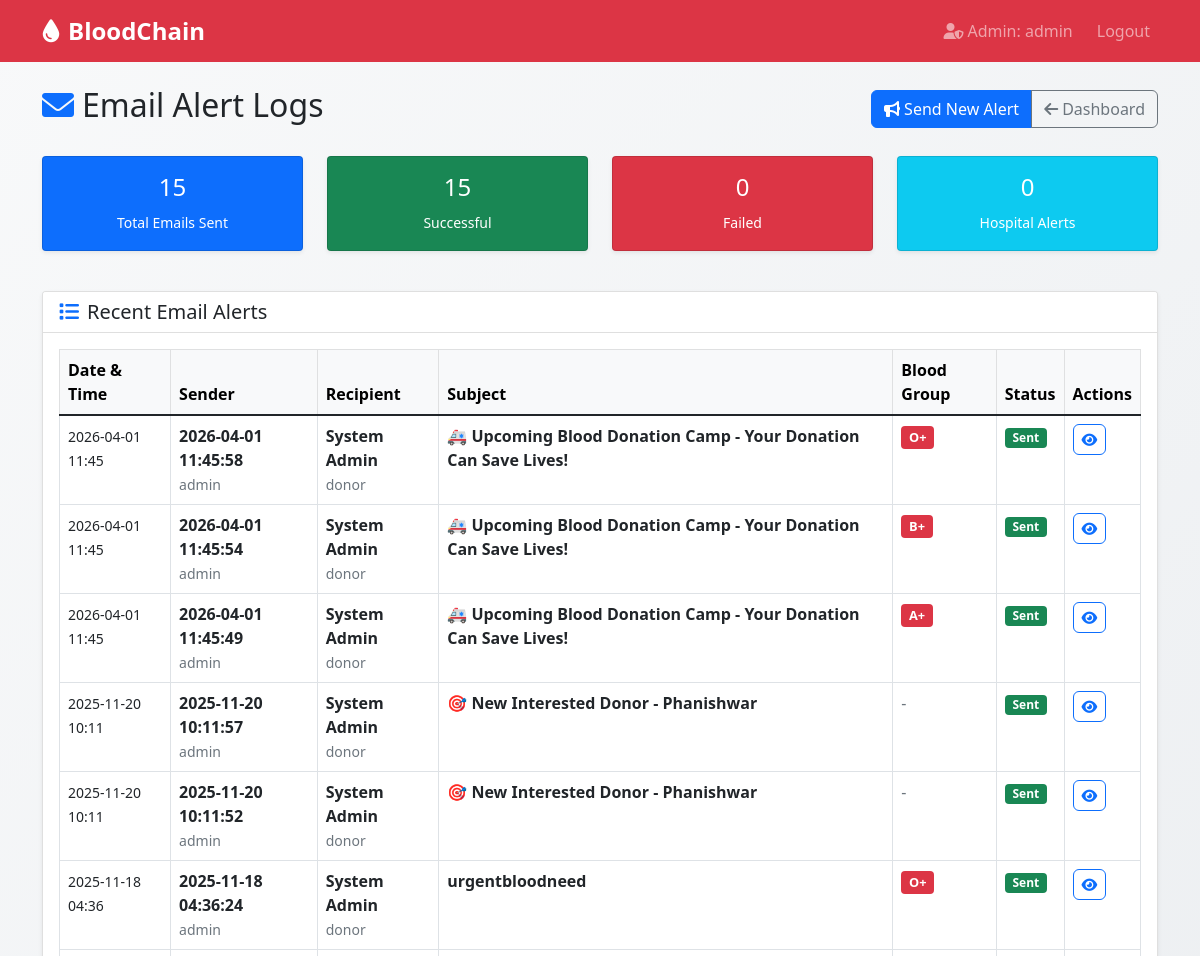
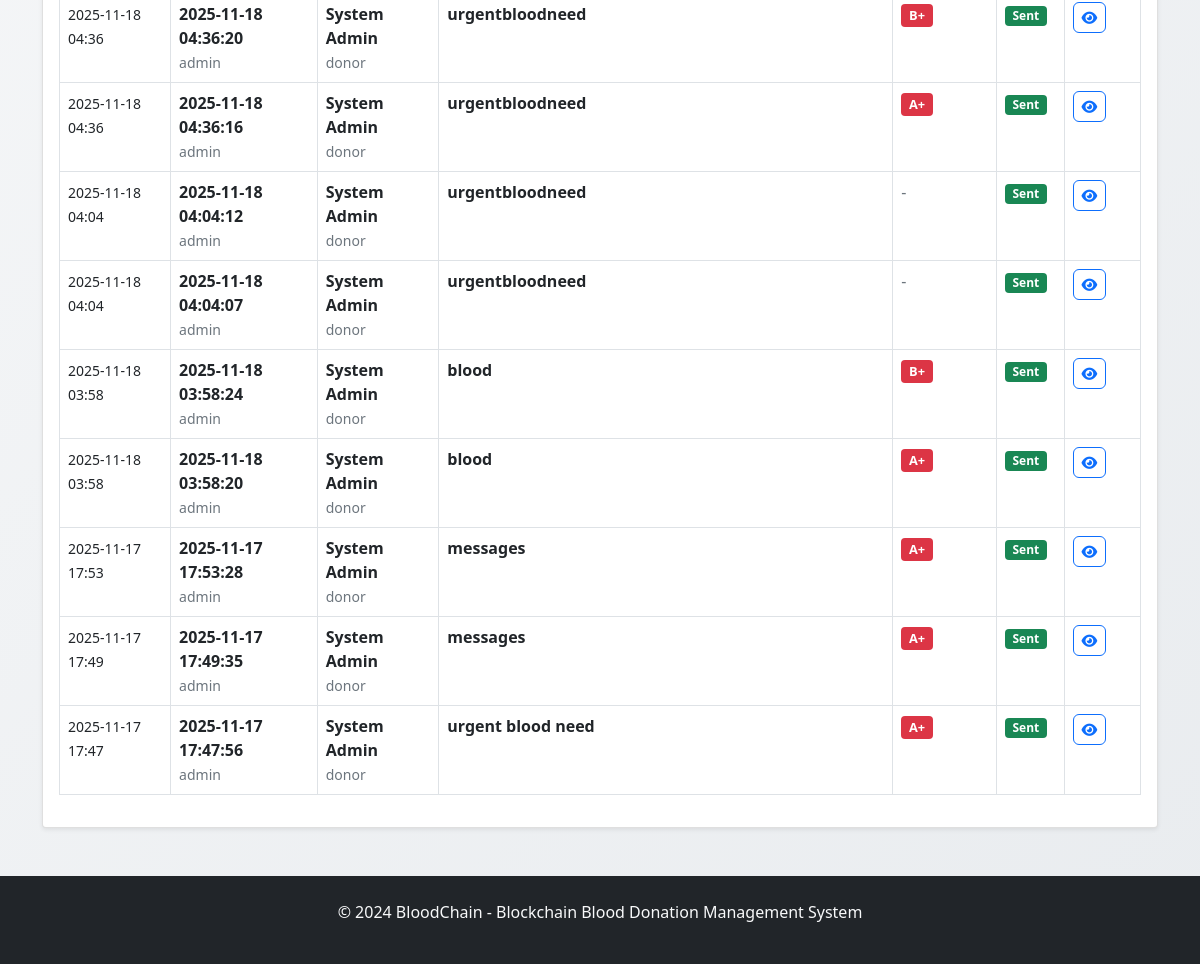
The app's page /admin/email_logs (signed in) with its own data (2 pictures, top to bottom).
### tables this page shows
CREATE TABLE email_alerts (
                id INTEGER PRIMARY KEY AUTOINCREMENT,
                sender_type TEXT NOT NULL CHECK(sender_type IN ('admin', 'hospital', 'system')),
                sender_id INTEGER,
                recipient_type TEXT NOT NULL CHECK(recipient_type IN ('donor', 'blood_bank', 'hospital', 'all')),
                recipient_email TEXT,
                subject TEXT NOT NULL,
                message TEXT NOT NULL,
                blood_group TEXT,
                status TEXT DEFAULT 'Sent' CHECK(status IN ('Sent', 'Failed')),
                created_at TIMESTAMP DEFAULT CURRENT_TIMESTAMP
            );

### app.py (the view)
@app.route('/admin/email_logs')
def admin_email_logs():
    if 'admin_id' not in session:
        flash('Please login as admin first!', 'error')
        return redirect(url_for('admin_login'))
    conn = get_db_connection()
    email_logs = []
    if conn:
        try:
            cursor = conn.cursor()
            cursor.execute("""
                SELECT ea.*,
                        CASE
                            WHEN ea.sender_type = 'admin' THEN 'System Admin'
                            WHEN ea.sender_type = 'hospital' THEN h.name
                            ELSE ea.sender_type
                        END as sender_name,
                        CASE
                            WHEN ea.recipient_type = 'donor' THEN d.name
                            WHEN ea.recipient_type = 'blood_bank' THEN bb.name
                            ELSE ea.recipient_type
                        END as recipient_name
                FROM email_alerts ea
                LEFT JOIN hospital h ON ea.sender_id = h.id AND ea.sender_type = 'hospital'
                LEFT JOIN donor d ON ea.recipient_email = d.email AND ea.recipient_type = 'donor'
                LEFT JOIN blood_banker bb ON ea.recipient_email = bb.email AND ea.recipient_type = 'blood_bank'
                ORDER BY ea.created_at DESC
                LIMIT 100
            """)
            logs = cursor.fetchall()
            for log in logs:
                email_logs.append({
                    'id': log[0],
                    'sender_type': log[1],
                    'sender_name': log[9] if len(log) > 9 and log[9] else 'N/A', # Added check for index existence and None
                    'recipient_type': log[3],
                    'recipient_email': log[4],
                    'recipient_name': log[10] if len(log) > 10 and log[10] else 'N/A', # Added check for index existence and None
                    'subject': log[5],
                    'blood_group': log[7],
                    'status': log[8],
                    'created_at': log[9] if len(log) > 9 and log[9] else 'N/A'
                })
        except Exception as e:
            print(f"Error fetching email logs: {e}")
        finally:
            conn.close()
    return render_template('admin_email_logs.html', email_logs=email_logs)

### app.py (called while the page is built)
def get_db_connection():
    return db_config.get_connection()

def get_today_date():
    return datetime.now().strftime('%Y-%m-%d')

@app.context_processor
def inject_today_date():
    return {'today': get_today_date()}

### config.py (called while the page is built)
    def get_connection(self):
        try:
            conn = sqlite3.connect(self.database_path)
            conn.row_factory = sqlite3.Row
            return conn
        except Exception as e:
            print(f"❌ SQLite connection error: {e}")
            return None

### templates/admin_email_logs.html (shortened to what this page needs)
{% extends "base.html" %}
{% block content %}
<div class="row">
    <div class="col-12">
        <div class="d-flex justify-content-between align-items-center mb-4">
            <h2>
                <i class="fas fa-envelope me-2 text-primary"></i>Email Alert Logs
            </h2>
            <div class="btn-group">
                <a href="{{ url_for('admin_send_alerts') }}" class="btn btn-primary">
                    <i class="fas fa-bullhorn me-1"></i>Send New Alert
                </a>
                <a href="{{ url_for('admin_dashboard') }}" class="btn btn-outline-secondary">
                    <i class="fas fa-arrow-left me-1"></i>Dashboard
                </a>
            </div>
        </div>
        <div class="row mb-4">
            <div class="col-md-3 mb-3">
                <div class="card bg-primary text-white">
                    <div class="card-body text-center p-3">
                        <h4>{{ email_logs|length }}</h4>
                        <small>Total Emails Sent</small>
                    </div>
                </div>
            </div>
            <div class="col-md-3 mb-3">
                <div class="card bg-success text-white">
                    <div class="card-body text-center p-3">
                        <h4>{{ email_logs|selectattr('status', 'equalto', 'Sent')|list|length }}</h4>
                        <small>Successful</small>
                    </div>
                </div>
            </div>
            <div class="col-md-3 mb-3">
                <div class="card bg-danger text-white">
                    <div class="card-body text-center p-3">
                        <h4>{{ email_logs|selectattr('status', 'equalto', 'Failed')|list|length }}</h4>
                        <small>Failed</small>
                    </div>
                </div>
            </div>
            <div class="col-md-3 mb-3">
                <div class="card bg-info text-white">
                    <div class="card-body text-center p-3">
                        <h4>{{ email_logs|selectattr('sender_type', 'equalto', 'hospital')|list|length }}</h4>
                        <small>Hospital Alerts</small>
                    </div>
                </div>
            </div>
        </div>
        <div class="card">
            <div class="card-header bg-white">
                <h5 class="card-title mb-0">
                    <i class="fas fa-list me-2 text-primary"></i>Recent Email Alerts
                </h5>
            </div>
            <div class="card-body">
                {% if email_logs %}
                    <div class="table-responsive">
                        <table class="table table-bordered table-hover">
                            <thead class="table-light">
                                <tr>
                                    <th>Date & Time</th>
                                    <th>Sender</th>
                                    <th>Recipient</th>
                                    <th>Subject</th>
                                    <th>Blood Group</th>
                                    <th>Status</th>
                                    <th>Actions</th>
                                </tr>
                            </thead>
                            <tbody>
                                {% for log in email_logs %}
                                <tr>
                                    <td>
                                        <small>{{ log.created_at[:16] if log.created_at else 'N/A' }}</small>
                                    </td>
                                    <td>
                                        <strong>{{ log.sender_name or 'System' }}</strong>
                                        <br>
                                        <small class="text-muted">{{ log.sender_type }}</small>
                                    </td>
                                    <td>
                                        <strong>{{ log.recipient_name or log.recipient_email }}</strong>
                                        <br>
                                        <small class="text-muted">{{ log.recipient_type }}</small>
                                    </td>
                                    <td>
                                        <strong>{{ log.subject }}</strong>
                                    </td>
                                    <td>
                                        {% if log.blood_group %}
                                        <span class="badge blood-group-badge bg-danger">{{ log.blood_group }}</span>
                                        {% else %}
                                        <span class="text-muted">-</span>
                                        {% endif %}
                                    </td>
                                    <td>
                                        <span class="badge bg-{{ 'success' if log.status == 'Sent' else 'danger' }}">
                                            {{ log.status }}
                                        </span>
                                    </td>
                                    <td>
                                        <button class="btn btn-sm btn-outline-primary"
                                                onclick="viewEmailDetails({{ log.id }})"
                                                data-bs-toggle="tooltip" title="View Details">
                                            <i class="fas fa-eye"></i>
                                        </button>
                                    </td>
                                </tr>
                                {% endfor %}
                            </tbody>
                        </table>
                    </div>
                {% endif %}
            </div>
        </div>
    </div>
</div>
{% endblock %}

### templates/base.html (style rules this page uses)
body { background: linear-gradient(135deg, #f8f9fa 0%, #e9ecef 100%); min-height: 100vh; }
.card { box-shadow: 0 0.125rem 0.25rem rgba(0, 0, 0, 0.075); border: 1px solid rgba(0, 0, 0, 0.125); transition: transform 0.2s; }
.btn { border-radius: 0.375rem; font-weight: 500; }
.blood-group-badge { font-size: 0.8rem; padding: 0.4em 0.6em; }

### records on screen
email_alerts: created_at "2026-04-01 11:45", created_at "2026-04-01 11:45:58", sender_type "admin", recipient_name "System Admin", recipient_type "donor", subject "🚑 Upcoming Blood Donation Camp - Your Donation Can Save Lives!", blood_group "O+", status "Sent"
email_alerts: created_at "2026-04-01 11:45", created_at "2026-04-01 11:45:54", sender_type "admin", recipient_name "System Admin", recipient_type "donor", subject "🚑 Upcoming Blood Donation Camp - Your Donation Can Save Lives!", blood_group "B+", status "Sent"
email_alerts: created_at "2026-04-01 11:45", created_at "2026-04-01 11:45:49", sender_type "admin", recipient_name "System Admin", recipient_type "donor", subject "🚑 Upcoming Blood Donation Camp - Your Donation Can Save Lives!", blood_group "A+", status "Sent"
email_alerts: created_at "2025-11-20 10:11", created_at "2025-11-20 10:11:57", sender_type "admin", recipient_name "System Admin", recipient_type "donor", subject "🎯 New Interested Donor - Phanishwar", status "Sent"
email_alerts: created_at "2025-11-20 10:11", created_at "2025-11-20 10:11:52", sender_type "admin", recipient_name "System Admin", recipient_type "donor", subject "🎯 New Interested Donor - Phanishwar", status "Sent"
email_alerts: created_at "2025-11-18 04:36", created_at "2025-11-18 04:36:24", sender_type "admin", recipient_name "System Admin", recipient_type "donor", subject "urgentbloodneed", blood_group "O+", status "Sent"
email_alerts: created_at "2025-11-18 04:36", created_at "2025-11-18 04:36:20", sender_type "admin", recipient_name "System Admin", recipient_type "donor", subject "urgentbloodneed", blood_group "B+", status "Sent"
email_alerts: created_at "2025-11-18 04:36", created_at "2025-11-18 04:36:16", sender_type "admin", recipient_name "System Admin", recipient_type "donor", subject "urgentbloodneed", blood_group "A+", status "Sent"
email_alerts: created_at "2025-11-18 04:04", created_at "2025-11-18 04:04:12", sender_type "admin", recipient_name "System Admin", recipient_type "donor", subject "urgentbloodneed", status "Sent"
email_alerts: created_at "2025-11-18 04:04", created_at "2025-11-18 04:04:07", sender_type "admin", recipient_name "System Admin", recipient_type "donor", subject "urgentbloodneed", status "Sent"
email_alerts: created_at "2025-11-18 03:58", created_at "2025-11-18 03:58:24", sender_type "admin", recipient_name "System Admin", recipient_type "donor", subject "blood", blood_group "B+", status "Sent"
email_alerts: created_at "2025-11-18 03:58", created_at "2025-11-18 03:58:20", sender_type "admin", recipient_name "System Admin", recipient_type "donor", subject "blood", blood_group "A+", status "Sent"
email_alerts: created_at "2025-11-17 17:53", created_at "2025-11-17 17:53:28", sender_type "admin", recipient_name "System Admin", recipient_type "donor", subject "messages", blood_group "A+", status "Sent"
email_alerts: created_at "2025-11-17 17:49", created_at "2025-11-17 17:49:35", sender_type "admin", recipient_name "System Admin", recipient_type "donor", subject "messages", blood_group "A+", status "Sent"
email_alerts: created_at "2025-11-17 17:47", created_at "2025-11-17 17:47:56", sender_type "admin", recipient_name "System Admin", recipient_type "donor", subject "urgent blood need", blood_group "A+", status "Sent"

### other values on screen
{{ session.admin_username }} "admin"
{{ email_logs|length }} "15"
{{ email_logs|selectattr('status', 'equalto', 'Sent')|list|length }} "15"
{{ email_logs|selectattr('status', 'equalto', 'Failed')|list|length }} "0"
